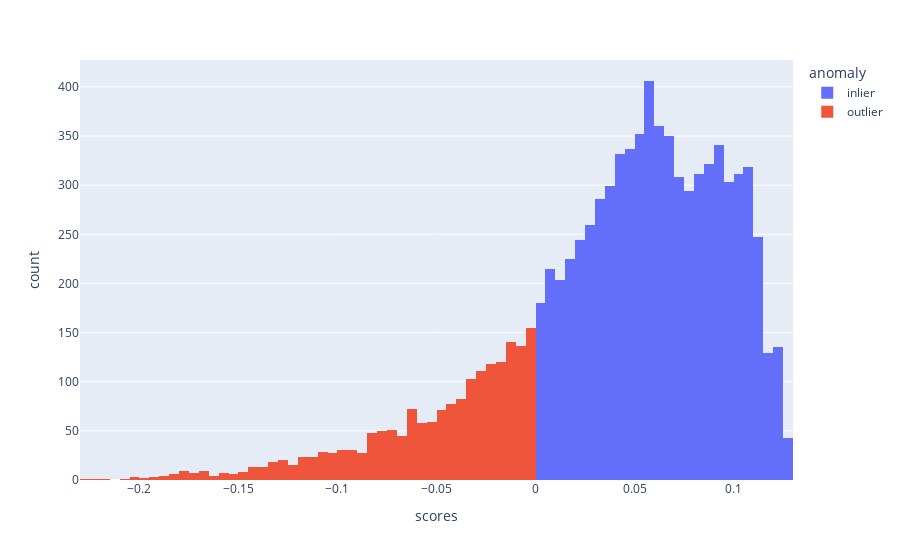

The cell this chart's notebook holds for it:
### Markdown cell above
To highlight this relationship between the anomaly scores and the labels obtained with the prediction, we can display the histogram. Before creating the histogram, I added a column that indicates the anomaly state.

### Code cell
fig=px.histogram(cc_data,x='scores',color='anomaly')
fig.show()

### Figure 1 — Plotly figure (JSON) as saved in the notebook; plotly's stock layout.template omitted (floating-point values rounded to 4 significant figures; data arrays with more than 128 entries replaced by an {"elided": "..."} marker saying what was removed)
{"data": [{"alignmentgroup": "True", "bingroup": "x", "hovertemplate": "anomaly=inlier<br>scores=%{x}<br>count=%{y}<extra></extra>", "legendgroup": "inlier", "marker": {"color": "#636efa", "pattern": {"shape": ""}}, "name": "inlier", "offsetgroup": "inlier", "orientation": "v", "showlegend": true, "type": "histogram", "x": {"elided": "7112 float values"}, "xaxis": "x", "yaxis": "y"}, {"alignmentgroup": "True", "bingroup": "x", "hovertemplate": "anomaly=outlier<br>scores=%{x}<br>count=%{y}<extra></extra>", "legendgroup": "outlier", "marker": {"color": "#EF553B", "pattern": {"shape": ""}}, "name": "outlier", "offsetgroup": "outlier", "orientation": "v", "showlegend": true, "type": "histogram", "x": {"elided": "1838 float values"}, "xaxis": "x", "yaxis": "y"}], "layout": {"barmode": "relative", "legend": {"title": {"text": "anomaly"}, "tracegroupgap": 0}, "margin": {"t": 60}, "xaxis": {"anchor": "y", "domain": [0, 1], "title": {"text": "scores"}}, "yaxis": {"anchor": "x", "domain": [0, 1], "title": {"text": "count"}}}}
